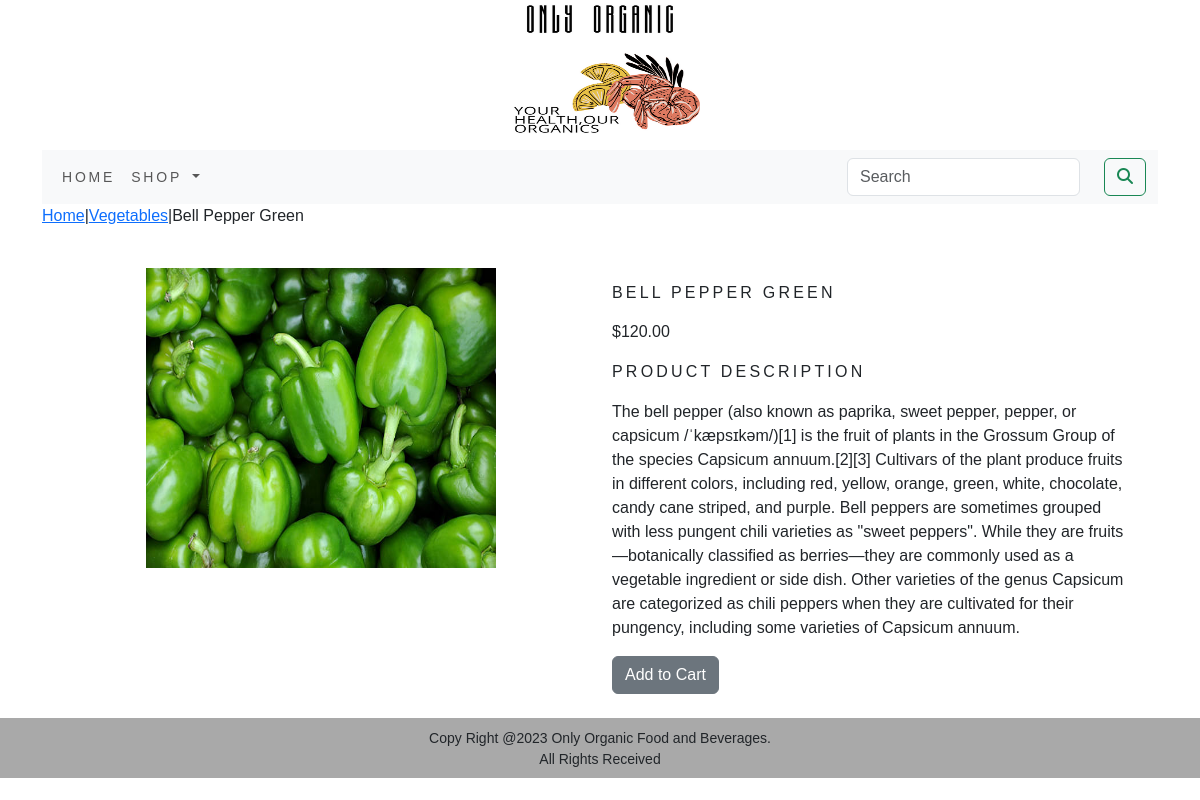
/shop/vegetables/bell-pepper-green/, run on the app's committed database.
### shop/models.py (models this page shows, shortened)
class Product(models.Model):
    name = models.CharField(max_length=250,unique=True)
    slug = models.SlugField(max_length=250,unique=True)
    description = models.TextField(blank=True)
    price = models.DecimalField(max_digits=10,decimal_places=2)
    category = models.ForeignKey(Category,on_delete=models.CASCADE)
    image = models.ImageField(upload_to='product',blank=True)
    stock = models.IntegerField()
    available = models.BooleanField(default=True)
    created = models.DateTimeField(auto_now_add=True)
    updated = models.DateTimeField(auto_now=True)
    class Meta:
        ordering = ('name',)
        verbose_name = 'product'
        verbose_name_plural = 'products'

class Category(models.Model):
    name = models.CharField(max_length=250,unique=True)
    slug = models.SlugField(max_length=250,unique=True)
    description = models.TextField(blank=True)
    image = models.ImageField(upload_to='category',blank=True)
    class Meta:
        ordering = ('name',)
        verbose_name = 'category'
        verbose_name_plural = 'categories'
    def get_url(self):
        return reverse('shop:products_by_category', args=[self.slug])
    def __str__(self):
        return '{}'.format(self.name)

### shop/views.py (the view)
# urls.py: path('<slug:c_slug>/<slug:product_slug>/',views.proDetail,name='prodCatDetail'),
def proDetail(request,c_slug,product_slug):
    try:
        product = Product.objects.get(category__slug=c_slug,slug=product_slug)
    except Exception as e:
        raise e
    return render(request,'product.html',{'product':product})

### cart/context_processors.py (called while the page is built)
def counter(request):
    item_count = 0
    if 'admin' in request.path:
        return {}
    else:
        try:
            cart = Cart.objects.filter(cart_id =_cart_id(request))
            cart_items = CartItem.objects.all().filter(cart=cart[:1])
            for cart_item in cart_items:
                item_count += cart_item.quantity
        except Cart.DoesNotExist:
            item_count=0
    return dict(item_count=item_count)

### cart/views.py (called while the page is built)
def _cart_id(request):
    cart = request.session.session_key
    if not cart:
        cart = request.session.create()
    return cart

### shop/context_processors.py (called while the page is built)
def menu_links(request):
    links = Category.objects.all()
    return dict(links=links)

### templates/product.html (shortened to what this page needs)
{% extends 'base.html' %}
{% load static %}
{% block content %}
<div class="row">
    <div class="mx_auto">
        <p><a href="{% url 'shop:allProdCat' %}">Home</a>|<a href="{{Product.category.get_url}}">{{product.category}}</a>|{{product.name}}</p>
    </div>
</div>
<div class="container">
<br>
<div class="row">
    <div class="col-12 col-sm-12 col-md-12 col-lg-6 text-center">
        <div style="min-width:18rem">
            <img src="{{product.image.url}}" alt="{{product.name}}" height="300px" width="350px">
        </div>
    </div>
    <div class="col-12 col-sm-12 col-md-12 col-lg-6">
        <div>
            <h1 class="my_prod_title">{{product.name}}</h1>
            <p>${{product.price}}</p>
            <p class="my_title">Product Description</p>
            <p class="text-justify my_prod_text">{{product.description}}</p>
            {% if product.stock <= 0 %}
            <p class="text-justify my_prod_text"><b>Out of Stock</b></p>
            {% else %}
            <a class="btn btn-secondary" href="{% url 'cart:add_cart' product.id %}"> Add to Cart</a>
            {% endif %}
        </div>
    </div>
</div>
</div>
{% endblock %}

### static/css/custom.css (style rules this page uses)
body { font-family: 'Arimo', sans-serif; }
.my_title { font-size:16px; text-transform:uppercase; letter-spacing:.2em; }
.my_prod_title { font-size:16px; text-transform:uppercase; letter-spacing:.2em; padding-top:15px; padding-bottom:10px; }
.my_prod_text { padding-right:20px; }

### data on the page
Product: category "Vegetables", name "Bell Pepper Green", image (picture), name "BELL PEPPER GREEN", price "120.00", description "The bell pepper (also known as paprika, sweet pepper, pepper, or capsicum /ˈkæpsɪkəm/)[1] is the fruit of plants in the Grossum Group of the species Capsicum annuum.[2][3] Cultivars of the plant produce fruits in different colors, including red, yellow, orange, green, white, chocolate, candy cane striped, and purple. Bell peppers are sometimes grouped with less pungent chili varieties as \"sweet peppers\". While they are fruits—botanically classified as berries—they are commonly used as a vegetable ingredient or side dish. Other varieties of the genus Capsicum are categorized as chili peppers when they are cultivated for their pungency, including some varieties of Capsicum annuum."
